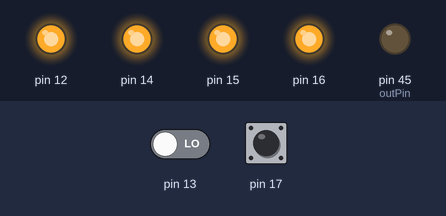
Bench run of a sketch on a simulated Arduino Mega 2560, built with avr-gcc and run on an emulated ATmega2560. Shown: output pins drawn as LEDs (lit = HIGH). The test bench sets the inputs (shaded band); at power-on: pin 13 LOW, pin 17 HIGH. What the sketch prints to the serial monitor is not drawn.

Above: at 0.1 s.
At 2.2 s:
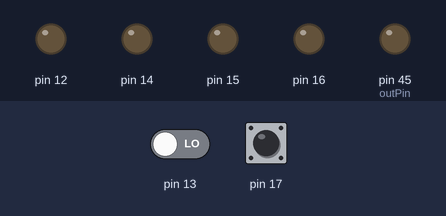
2.3 s: pin 13 driven HIGH
Timing chart, 0 to 5.3 s (numbered marks = the images above; inputs shaded):
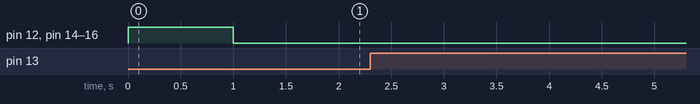

Measured:
- after the input at 2.3 s, every drawn part: stays the same

The sketch:

SerialRGBTest1.ino
```cpp
boolean red, green, blue, white;
boolean falling_edge_trigger17 = false;
boolean falling_edge_trigger13 = false;
boolean stringComplete = false;
String inputString = "";
int outPin = 45;

void setup() {
  Serial.begin(9600);

  pinMode(12, OUTPUT);
  pinMode(14, OUTPUT);
  pinMode(15, OUTPUT);
  pinMode(16, OUTPUT);
  pinMode(outPin, OUTPUT);
  pinMode(17, INPUT_PULLUP);
  pinMode(13, INPUT);
  digitalWrite(12, true);
  digitalWrite(15, true);
  digitalWrite(16, true);
  digitalWrite(14, true);
  delay(1000);
}

void loop() {

  if (stringComplete) {
    Serial.println(inputString);
    if (inputString == "redON") {
      //      Serial.println("Red ON");
      red = true;
    }
    else if (inputString == "redOFF") {
      //      Serial.println("Red OFF");
      red = false;
    }
    else if (inputString == "greenON") {
      //      Serial.println("Green ON");
      green = true;
    }
    else if (inputString == "greenOFF") {
      //      Serial.println("Green OFF");
      green = false;
    }
    else if (inputString == "blueON") {
      //      Serial.println("Blue ON");
      blue = true;
    }
    else if (inputString == "blueOFF") {
      //      Serial.println("Blue OFF");
      blue = false;
    }
    else if (inputString == "yellowON") {
      //      Serial.println("Yellow ON");
      white = true;
    }
    else if (inputString == "yellowOFF") {
      //      Serial.println("Yellow OFF");
      white = false;
    }
    stringComplete = false;
    inputString = "";
  }
  digitalWrite(14, red);
  digitalWrite(15, green);
  digitalWrite(16, blue);
  digitalWrite(12, white);
  digitalWrite(outPin, green);

  if (digitalRead(17) == LOW) {
    if (falling_edge_trigger17 == false) {
      Serial.println("t 100");
      falling_edge_trigger17 = true;
      delay(10);
    }
  }
  if (digitalRead(17) == HIGH) {
    falling_edge_trigger17 = false;
    delay(10);
  }
  if (digitalRead(13) == HIGH) {
    if (falling_edge_trigger13 == false) {
      Serial.println("t 100");
      falling_edge_trigger13 = true;
      delay(10);
    }
  }
  if (digitalRead(13) == LOW) {
    falling_edge_trigger13 = false;
    delay(10);
  }

  while (Serial.available()) {
    char inChar = (char)Serial.read();
    if (inChar == '.') {
      stringComplete = true;
      break;
    }
    inputString += inChar;
  }
}
```
